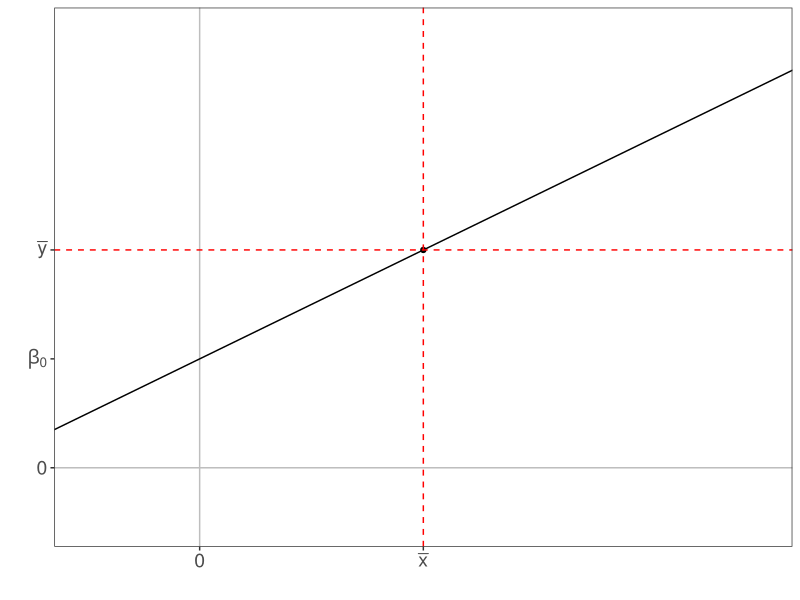

The R script that drew this image:
## ---- chunk 1
library(tidyverse)
library(palmerpenguins)
library(broom)
library(knitr)
## ---- chunk 2
g1 <- ggplot() + theme_test() + 
   geom_hline(aes(yintercept=0), col="grey") +
   geom_vline(aes(xintercept=0), col="grey") +
   geom_abline(aes(slope=0.5,
                   intercept=1)) +
   geom_point(aes(x=x, y=y), data=data.frame(x=2, y=2)) +
   xlab("") + ylab("") + 
   scale_x_continuous(breaks=c(0, 2), labels=c(0, expression(bar(x))), limits=c(-1, 5)) + 
   scale_y_continuous(breaks=c(0, 1, 2), labels=c(0, expression(beta[0]), expression(bar(y))), limits=c(-0.5, 4)) + 
   theme(axis.text=element_text(size=14))
## ---- chunk 3
g1 + 
   geom_hline(aes(yintercept=2), col="red", lty=2) +
   geom_vline(aes(xintercept=2), col="red", lty=2)
## ---- chunk 4
penguins <- penguins %>%
   mutate(flipper_length_mm_centered=flipper_length_mm - mean(flipper_length_mm, na.rm=TRUE))
## ---- chunk 5
penguins <- penguins %>%
   mutate(flipper_length_mm_standardized=scale(flipper_length_mm))
